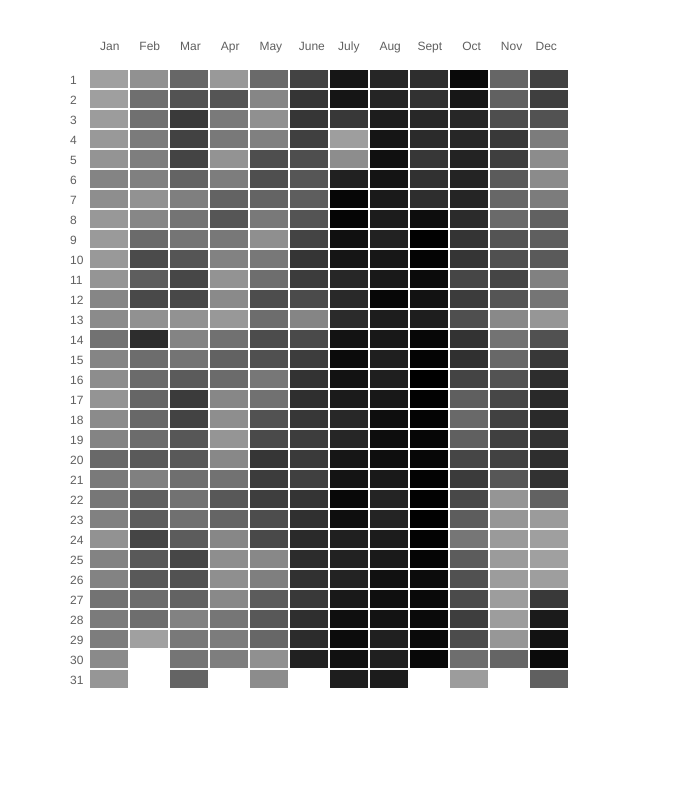
Frame 1 (no input)
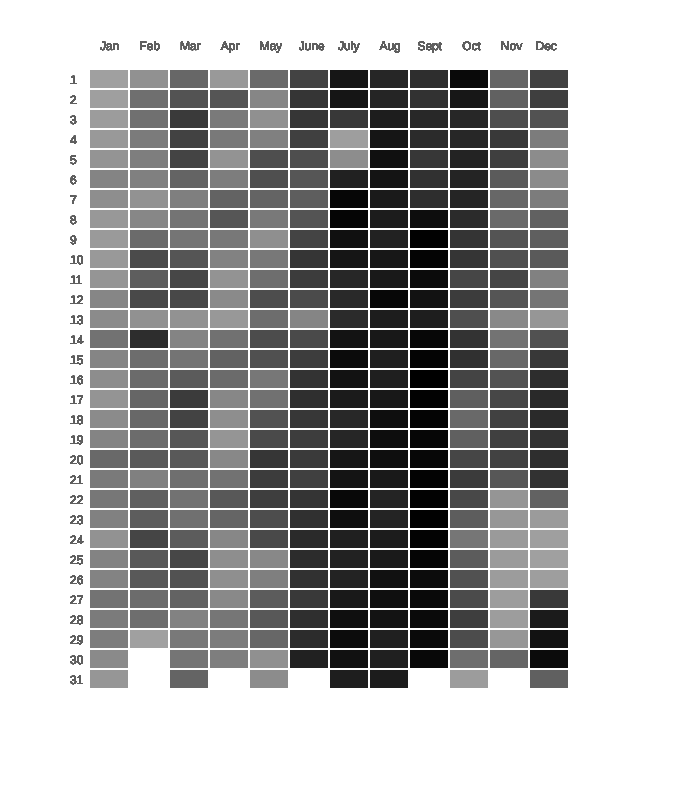
Frame 60 (no input)
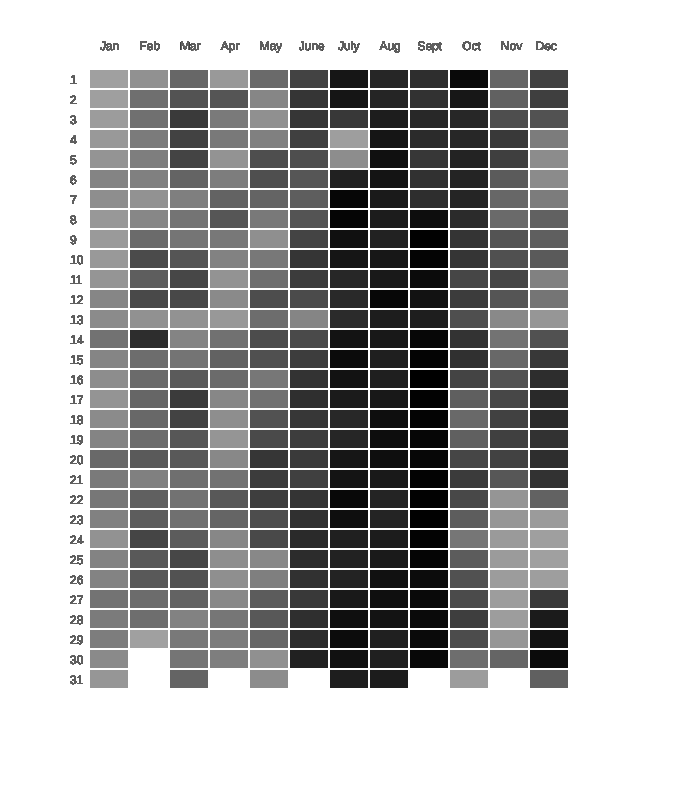
Frame 120 (the mouse pressed at the canvas centre since frame 60)

The p5.js sketch that drew these frames (run headless with seeded random() and noise() and a simulated clock; from frame 60 on, the mouse is pressed at the canvas centre):

// p5.js sketch
// ── sketch.js
/*  Created by susan evans
    Last edited 02/13/2017
    This program displays a visualizations of the most popular
    birthdays of the year.
    
    INCOMPLETE VERSION
*/

// ranks by day of the year (out of 365)
// Data from 2016 (leap year); source unknown
var rank = [364,362,356,350,338,301,324,347,351,349,341,306,316,260,304,322,337,317,302,240,279,271,294,333,
        299,298,262,280,285,314,343,330,253,256,281,287,293,332,308,245,171,214,166,331,103,248,244,232,
        237,246,206,292,218,213,157,204,203,247,250,366,235,189,133,150,156,228,290,265,268,195,163,165,
        334,300,264,208,134,152,198,202,254,261,255,210,162,187,225,297,275,267,227,348,193,278,277,336,
        286,226,196,274,296,335,315,346,257,223,243,309,323,339,310,259,201,230,307,325,327,313,270,282,
        288,242,305,329,291,177,181,229,276,326,273,251,175,249,174,183,272,258,188,168,123,138,141,176,
        167,311,289,211,200,234,328,319,153,121,124,146,179,197,215,191,154,120,137,170,303,169,139,117,
        107,126,140,132,145,118,110,95,100,112,129,108,101,75,50,47,127,361,321,76,14,12,37,49,90,93,99,43,
        25,40,61,91,87,51,45,18,32,72,78,80,58,35,28,39,68,86,85,66,48,36,46,60,64,77,52,56,17,67,55,71,70,54,
        33,30,31,57,82,81,63,59,38,34,44,74,73,65,106,114,92,98,125,111,105,29,2,9,24,41,69,16,8,1,4,10,13,15,
        7,5,3,6,11,27,21,23,22,19,20,53,88,89,79,83,84,97,119,122,160,136,180,116,109,155,216,239,219,159,135,
        164,212,269,209,184,172,142,173,252,355,233,222,178,131,143,207,236,241,192,182,158,194,312,263,238,
        190,161,148,147,151,199,340,344,352,353,357,358,359,345,231,149,144,186,283,320,318,284,221,217,205,
        295,266,342,185,128,102,94,96,113,104,115,224,354,363,365,360,130,62,42,26,220];

var numColors = 160;
var rectWidth = 40;
var rectHeight = 20;
var gridOffset = 50;

function setup() {
  createCanvas(700, 800);
  //  console.log(getDaysInMonth(1));
  //  console.log(getMonth(0));
}

function draw() {
  drawGrid();
  drawLabels();
}

// Draws the day, and month labels
// and the labels for the gradient key
// as well as the gradient key itself
function drawLabels() {
  text("Jan      Feb      Mar      Apr      May     June    July      Aug     Sept      Oct      Nov    Dec", 2*gridOffset, gridOffset);
  for (i = 0; i <= 30; i++) {
    text(i + 1, gridOffset + (rectWidth/2), 1.7*rectHeight + gridOffset + i*rectHeight);
  }
}

// draws the grid of rectangles
function drawGrid() {
  noStroke();
  for (i = 0; i <= 365; i++) {
    fill(map(rank[i], 0, 365, 0, numColors)); 
    rect(rectWidth * getMonth(i) + gridOffset, rectHeight * getDay(i)+ gridOffset, rectWidth - 2, rectHeight - 2);
  }
}

// given the current index (out of 365)
// returns the month (1 based)
function getMonth(index) {
  count = 0;
  currentMonth = 1;
  while (count + getDaysInMonth(currentMonth - 1) <= index) {
    count = count + getDaysInMonth(currentMonth - 1);
    currentMonth++;
  }
  return currentMonth;
}

// given the current index (out of 365)
// returns the day (1 based)
function getDay(index) {
  monthIndex = 0;
  currentDay = 1;
  count = 0;
  while (count < index) {
    if (currentDay == getDaysInMonth(monthIndex)) {
      monthIndex++;
      currentDay = 1;
    } else {
      currentDay++;
    }
    count++;
  }
  return currentDay;
}

// when the user hovers over a square
// it displays the actual rank of that day
function displayValues(){

}

// Given the current month (1-based)
// returns the total number of days
function getNumDays(monthIndex) {
  var dayTotal = 0;
  var count = 0;
  while (count < monthIndex) {
    dayTotal = dayTotal + getDaysInMonth(count);
    count++;
  }
  return dayTotal;
}
// 31, 29, 31, 30, 31, 30, 31, 31, 30, 31, 30, 31
// takes in a month, zero based
// and returns the days in that month
// 0 is January, 11 is December
function getDaysInMonth(month) {
  if (month == 1) {
    return 29;
  } else if (month == 3 || month == 5 || month == 8 || month == 10) {
    return 30;
  } else {
    return 31;
  }
}
